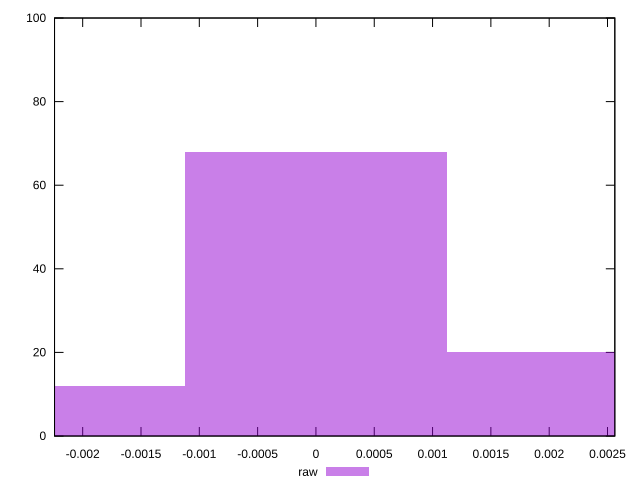

Write the gnuplot code that produced this figure.
reset

$raw <<EOF
0 68
-0.0022489741830479643 12
0.0022489741830479643 20
EOF

set key outside below
set boxwidth 0.0022489741830479643
set xrange [-0.002241393143644719:0.0025627766009165766]
set yrange [0:100]
set trange [0:100]
set style fill transparent solid 0.5 noborder
set terminal svg size 640, 490 enhanced background rgb 'white'
set output "report_00009_2021-02-08T22-37-41.559Z/meta/pScore-difference/samples/pages/raw/histogram.svg"

plot $raw title "raw" with boxes

reset
